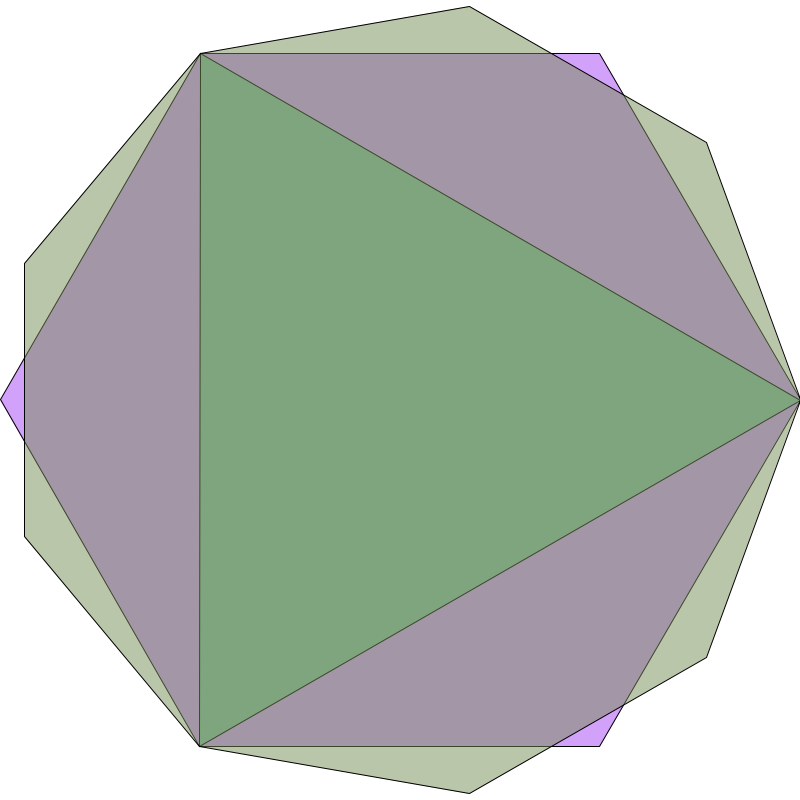
Frame 1 (no input)
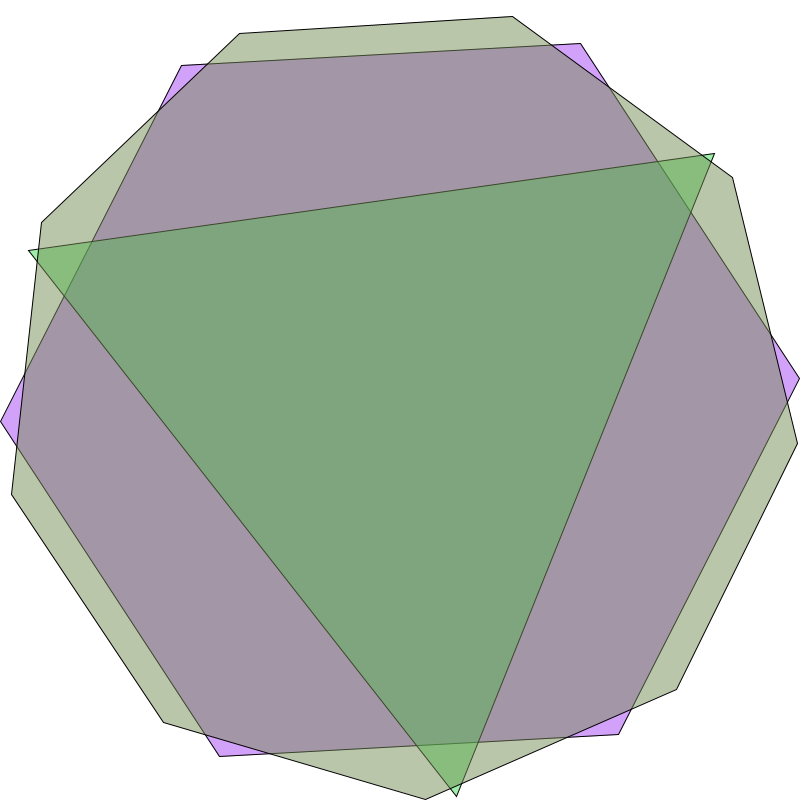
Frame 60 (the mouse pressed at the canvas centre just before this capture)
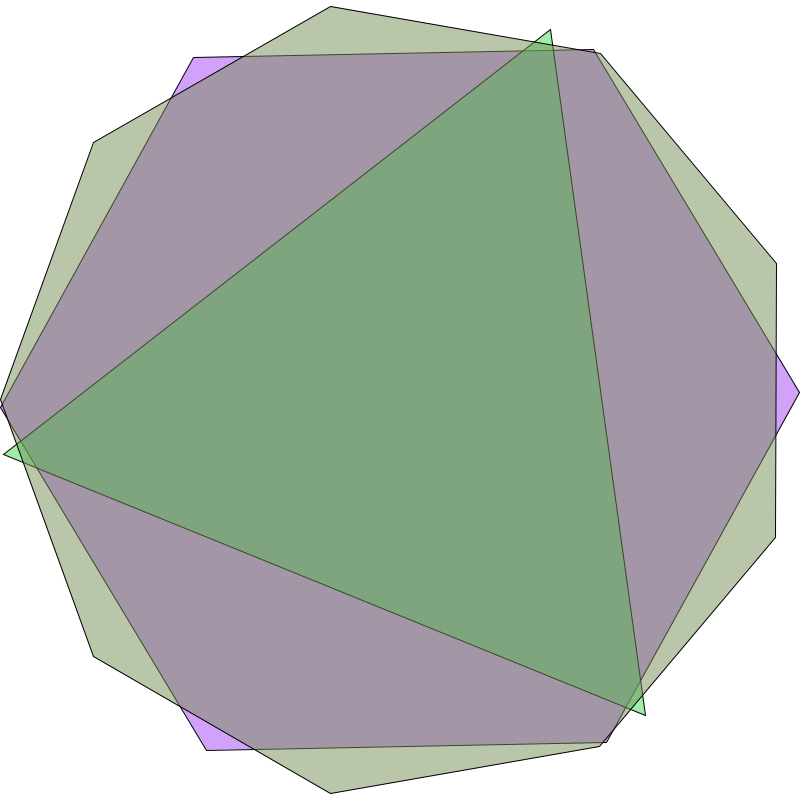
Frame 120 (the mouse held since frame 60 and released just before this capture)

The Processing sketch that drew these frames (run headless with seeded random() and noise(); from frame 60 on, the mouse is pressed at the canvas centre):

// Processing sketch: processing_181410
// ── processing_181410.pde

Polygone P1;
Polygone P2;
Polygone P3;

void setup() {
  size(800, 800);
  background(255);
  //noLoop();
  P1 = new Polygone(6);
  P2 = new Polygone(3);
  P3 = new Polygone(9);
}

void draw() {
  background(255);
  translate(width/2, height/2);
  P1.display();
  P2.display();
  P3.display();
}

void mousePressed() {
  redraw();
}

class Polygone {
  int npoints;
  float r = 0;
  float rr = random(255);
  float vv = random(255);
  float bb = random(255);

  Polygone(int npoints_) {
    npoints = npoints_;
  }

  void display() {
    //fill(random(255), random(255), random(255), random(255));
    rotate(r);
    float angle = TWO_PI / npoints;
    float demiAngle = angle / 2.0;
    beginShape();
    for (float i = 0; i < TWO_PI; i += angle) {

      float a = cos(i) * width/2;
      float b = sin(i) * height/2;
      vertex (a, b);
      println("a : " + a);
      println("b : " + b);
      fill(rr, vv, bb, 127);
      //noFill();

      r = r + random(0.005);
      //ellipse(0, 0, 300, 300);
    }
    endShape(CLOSE);
  }
}
